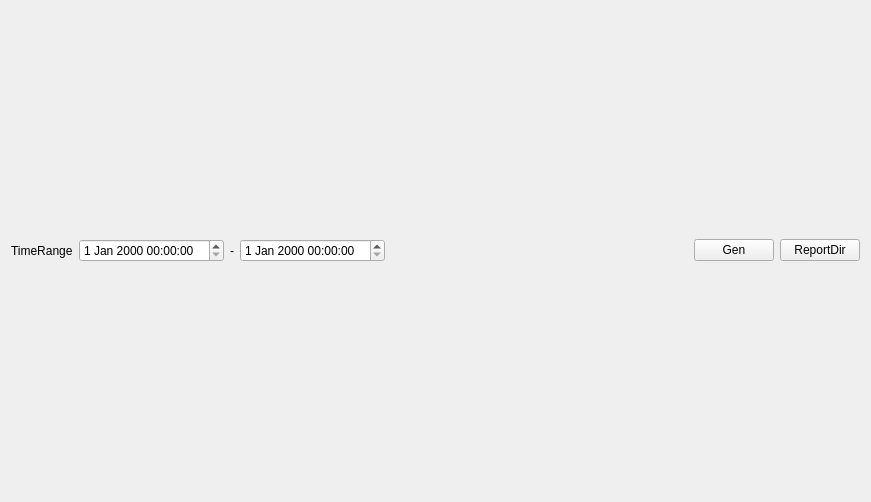
<?xml version="1.0" encoding="UTF-8"?>
<ui version="4.0">
 <class>Frame_report_view</class>
 <widget class="QFrame" name="Frame_report_view">
  <property name="geometry">
   <rect>
    <x>0</x>
    <y>0</y>
    <width>871</width>
    <height>502</height>
   </rect>
  </property>
  <property name="windowTitle">
   <string>Frame</string>
  </property>
  <layout class="QGridLayout" name="gridLayout">
   <item row="0" column="0">
    <layout class="QVBoxLayout" name="verticalLayout_2" stretch="0,1">
     <item>
      <layout class="QHBoxLayout" name="horizontalLayout_2">
       <item>
        <layout class="QHBoxLayout" name="horizontalLayout">
         <item>
          <widget class="QLabel" name="label">
           <property name="text">
            <string>TimeRange</string>
           </property>
          </widget>
         </item>
         <item>
          <widget class="QDateTimeEdit" name="dateTimeEdit_start_time"/>
         </item>
         <item>
          <widget class="QLabel" name="label_2">
           <property name="text">
            <string>-</string>
           </property>
          </widget>
         </item>
         <item>
          <widget class="QDateTimeEdit" name="dateTimeEdit_end_time"/>
         </item>
        </layout>
       </item>
       <item>
        <spacer name="horizontalSpacer">
         <property name="orientation">
          <enum>Qt::Horizontal</enum>
         </property>
         <property name="sizeHint" stdset="0">
          <size>
           <width>40</width>
           <height>20</height>
          </size>
         </property>
        </spacer>
       </item>
       <item>
        <widget class="QPushButton" name="pushButton_gen_report">
         <property name="text">
          <string>Gen</string>
         </property>
        </widget>
       </item>
       <item>
        <widget class="QPushButton" name="pushButton_open_report_dir">
         <property name="text">
          <string>ReportDir</string>
         </property>
        </widget>
       </item>
      </layout>
     </item>
     <item>
      <layout class="QVBoxLayout" name="verticalLayout"/>
     </item>
    </layout>
   </item>
  </layout>
 </widget>
 <resources/>
 <connections/>
</ui>
